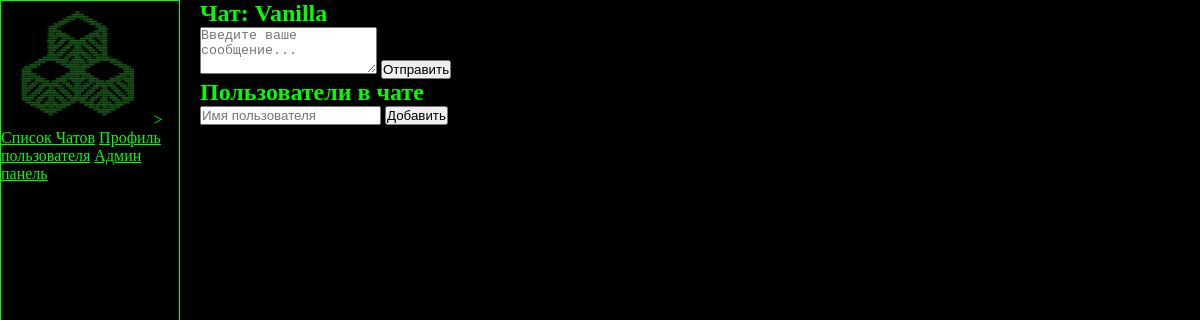
The app's page /chats/chat/1/ (signed in), older data.
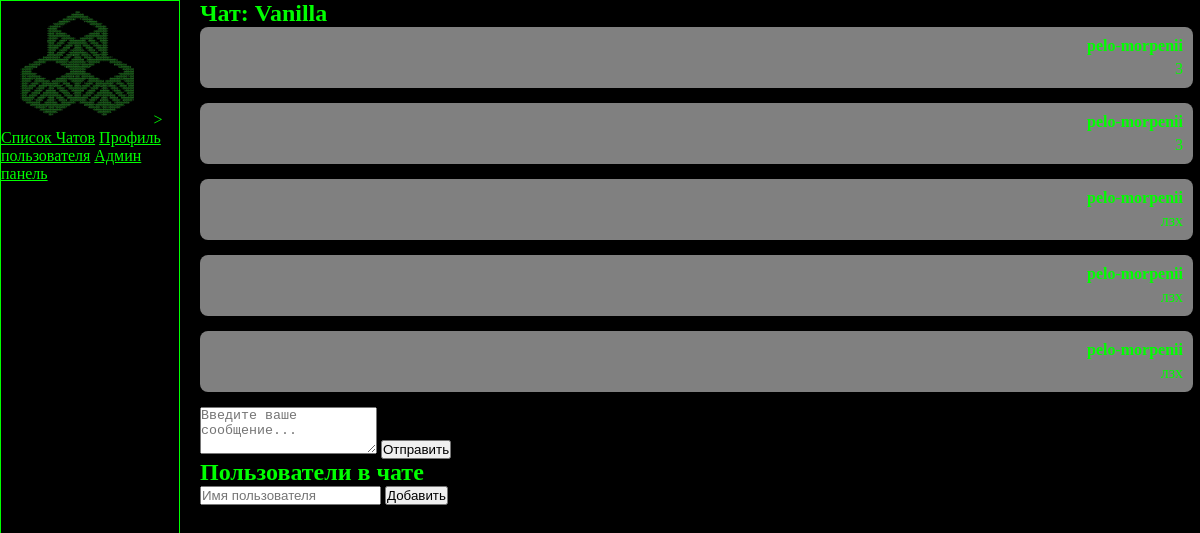
The same page, newer data.
### chats/models.py (models this page shows, shortened)
class Chat(models.Model):
    title = models.CharField(max_length=100)
    image = models.ImageField(upload_to='chat_images/')
    users = models.ManyToManyField(UserProfile, related_name='chats')

class Message(models.Model):
    chat = models.ForeignKey(Chat, on_delete=models.CASCADE)
    user = models.ForeignKey(User, on_delete=models.CASCADE)
    content = models.TextField()
    timestamp = models.DateTimeField(auto_now_add=True)

### chats/views.py (the view, shortened to what this page needs)
# urls.py: path('chat/<int:chat_id>/', chat_detail, name='chat_detail'),
@login_required(login_url='register2')
def chat_detail(request, chat_id):
    chat = Chat.objects.get(id=chat_id)
    messages = Message.objects.filter(chat=chat)
    users_in_chat = chat.users.all()
    return render(request, 'chats/chat_detail.html', {'chat': chat, 'messages': messages})

### chats/templates/chats/chat_detail.html (shortened to what this page needs)
{% extends 'chats/base.html' %}
{% block content %}
<h2>Чат: {{ chat.title }}</h2>
<div class="messages">
    {% for message in messages %}
        <div class="message {% if message.user == request.user %}user-message{% else %}other-message{% endif %}">
            <p class="username">{{ message.user.username }}</p>
            <p class="content">{{ message.content }}</p>
        </div>
    {% endfor %}
</div>
<form method="POST" novalidate>
    <textarea name="content" rows="3" placeholder="Введите ваше сообщение..."></textarea>
    <button type="submit">Отправить</button>
</form>
<h2>Пользователи в чате</h2>
<form method="POST" action="{% url 'add_user_to_chat' chat.id %}">
    <input type="text" name="username" placeholder="Имя пользователя">
    <button type="submit">Добавить</button>
</form>
{% endblock %}

### chats/templates/chats/base.html (shortened to what this page needs)
{% load static %}
<!DOCTYPE html>
<html lang="en">
<head>
    <link rel="stylesheet" href="{% static 'chats/styles.css' %}">
</head>
<body>
    <div class="sidebar">
        <div class="gli">
            <img src="{% static 'chats/gli.png' %}" alt="">>
        </div>
        <a href="{% url 'chat_list' %}">Список Чатов</a>
        <a href="{% url 'profile' %}">Профиль пользователя</a>
        {% if user.is_staff %}
            <a href="{% url 'admin_panel' %}">Админ панель</a>
        {% endif %}
    </div>
    <div class="main-content">
        {% block content %}
        {% endblock %}
    </div>
</body>
</html>

### chats/static/chats/styles.css (style rules this page uses)
* { padding: 0; margin: 0; box-sizing: border-box; }
body { width: 100%; height: 100vh; display: flex; flex-direction: row; background: black; color: #0f0 }
a { color: #0f0; }
.sidebar { width: 15%; height: 100vh; background: black; color: #0f0; border: 1px solid #0f0; }
.main-content { width: 84%; height: 100vh; background: black; color: #0f0; padding-left: 15px; margin-left: 5px; }
.main-content { right: 15px; }
.message { margin-bottom: 15px; padding: 10px; border-radius: 8px; }
.user-message { text-align: right; background-color: gray; }
.username { font-weight: bold; margin-bottom: 5px; }

Row changes from the older to the newer data that the page shows:
added Message: user.username "pelo-morpenii", content "3"
added Message: user.username "pelo-morpenii", content "3"
added Message: user.username "pelo-morpenii", content "лзх"
added Message: user.username "pelo-morpenii", content "лзх"
added Message: user.username "pelo-morpenii", content "лзх"
